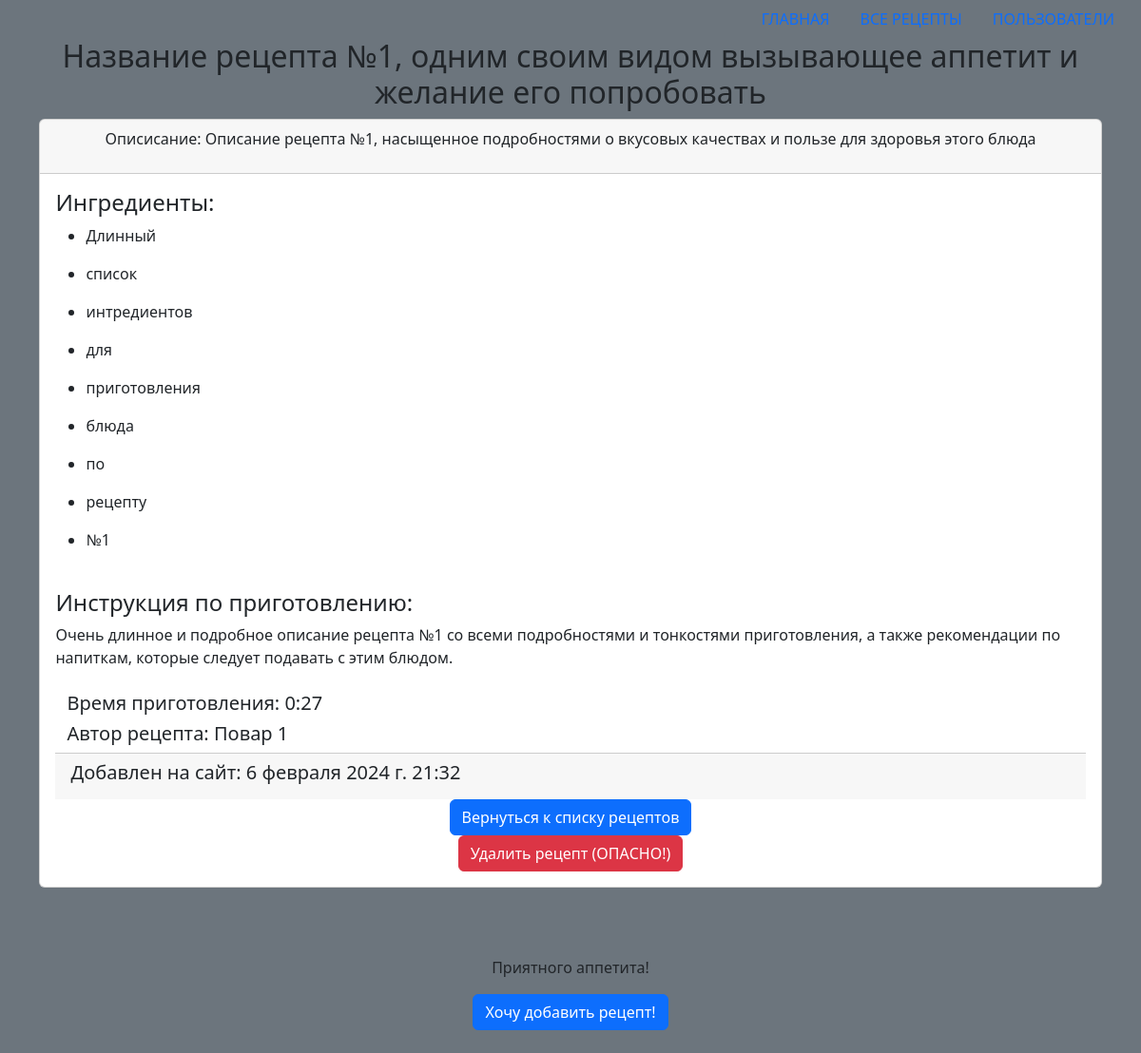
Page /recipe/1/ on the committed database.
### recipes/models.py (models this page shows, shortened)
class Recipe(models.Model):
    title = models.CharField(max_length=200)
    description = models.TextField()
    ingredients = models.TextField()
    instructions = models.TextField()
    time_to_cook = models.TimeField(null=True, blank=True, default='Неизвестно')
    author = models.CharField(max_length=50, default='Неизвестно')
    add_date = models.DateTimeField(auto_now_add=True)

### recipes/views.py (the view)
# urls.py: path('recipe/<int:pk>/', views.show_recipe, name='recipe'),
def show_recipe(request, pk):
    recipe = Recipe.objects.filter(pk=pk).first()
    if recipe is not None:
        return render(request, 'show_recipe.html', context={'title': recipe.title,
                                                            'recipe': recipe,
                                                            'footer': 'Приятного аппетита!'})
    return add_recipe(request)

### recipes/templates/show_recipe.html (shortened to what this page needs)
{% extends 'base.html' %}
{% block content %}
<div class="container-fluid">
    <div class="row gy-5">
        <div class="col-12 recipe-card" align="center">
            <div class="card" style="width: 95%">
                <div class="card-header">
                    <p>Описисание: {{ recipe.description }}</p>
                </div>
                <div class="card-body" align="left">
                    <h4>Ингредиенты:</h4>
                    {% for item in recipe.ingredients.split %}
                    <ul>
                        <li>{{ item }}</li>
                    </ul>
                    {% endfor %}<br>
                    <h4>Инструкция по приготовлению:</h4>
                    {{ recipe.instructions }}<br><br>
                    <div class="container">
                        <h5>Время приготовления: {{ recipe.time_to_cook }}</h5>
                        <h5>Автор рецепта: {{ recipe.author }}</h5>
                    </div>
                    <div class="card-footer">
                        <h5>Добавлен на сайт: {{ recipe.add_date }}</h5>
                    </div>
                    <div class="button" align="center">
                        <a href="/recipes" class="btn btn-primary">Вернуться к списку рецептов</a>
                    </div>
                    <div class="button " align="center">
                        <a href="/del_recipe/{{ recipe.id }}" class="btn btn-danger">Удалить рецепт (ОПАСНО!)</a>
                    </div>
                </div>
            </div>
        </div>
    </div>
</div>
{% endblock %}<br><br><br>
{% block add_button%}
<div class="button" align="center">
    <a href="/add_recipe" class="btn btn-primary">Хочу добавить рецепт!</a>
</div><br>
{% endblock %}

### templates/base.html (shortened to what this page needs)
<!DOCTYPE html>
<html lang="ru">
<head>
    <link href="https://cdn.jsdelivr.net/npm/bootstrap@5.2.1/dist/css/bootstrap.min.css"
        rel="stylesheet"
>
</head>
<body class="bg bg-secondary">
     <div class="container-fluid">
        <ul class="nav nav-pills justify-content-end align-items-end">
            <li class="nav-item"><a href="/" class="nav-link">ГЛАВНАЯ</a></li>
            <li class="nav-item"><a href="/recipes/" class="nav-link">ВСЕ РЕЦЕПТЫ</a></li>
            <li class="nav-item"><a href="/users/" class="nav-link">ПОЛЬЗОВАТЕЛИ</a></li>
        </ul>
    </div>
    <h2 class="header_title col-12" align="center">{{ title }}</h2>
    {% block content %}{% endblock %}<br><br><br>
<footer><p align="center">{{ footer }}</p></footer>
    {% block add_button%}
    {% endblock %}
</body>
</html>

### rows in the picture
Recipe: title "Название рецепта №1, одним своим видом вызывающее аппетит и желание его попробовать", description "Описание рецепта №1, насыщенное подробностями о вкусовых качествах и пользе для здоровья этого блюда", instructions "Очень длинное и подробное описание рецепта №1 со всеми подробностями и тонкостями приготовления, а также рекомендации по напиткам, которые следует подавать с этим блюдом.", time_to_cook "0:27", author "Повар 1", add_date "6 февраля 2024 г. 21:32"

### other values in the picture
{{ item }} "Длинный" "список" "интредиентов" "для" "приготовления" "блюда" "по" "рецепту" "№1"
{{ footer }} "Приятного аппетита!"
